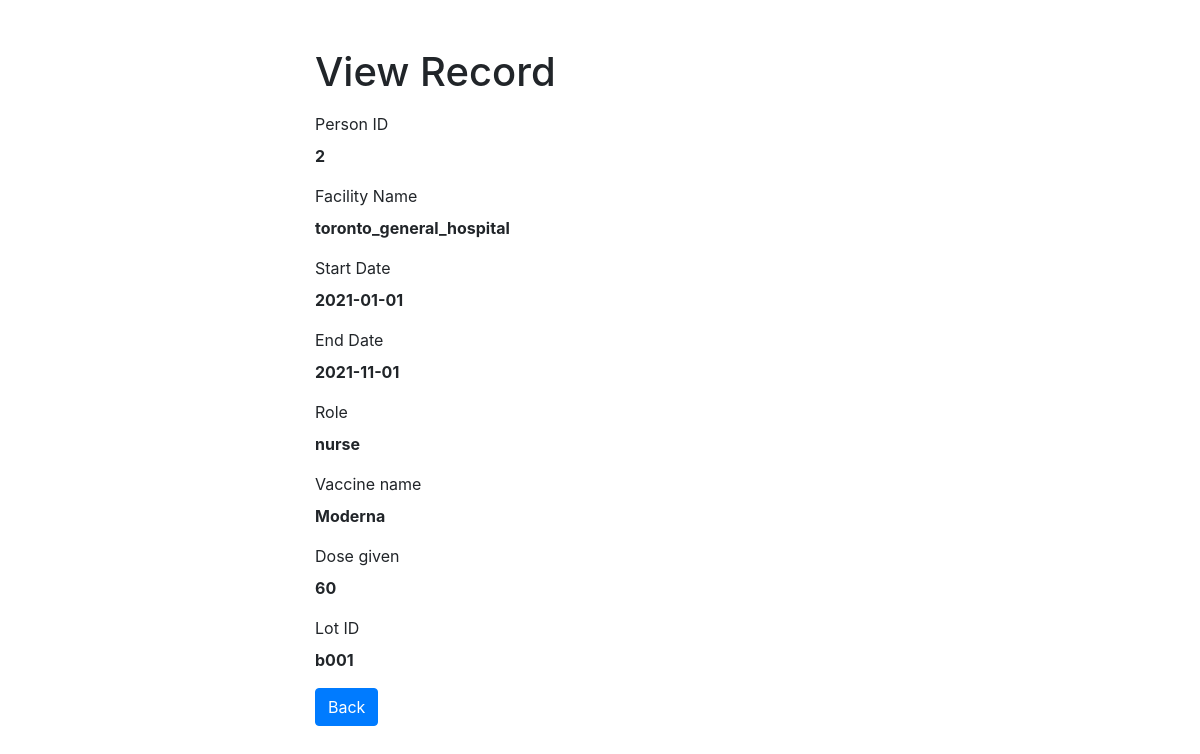
/php/health_worker_assignment/read.php?assignment_id=22, run on the app's committed database.
### tables this page shows
CREATE TABLE `healthcare_worker_assignment` (
  `assignment_id` int NOT NULL AUTO_INCREMENT,
  `person_id` int NOT NULL,
  `facility_name` varchar(255) NOT NULL,
  `start_date` date NOT NULL,
  `end_date` date NOT NULL,
  `role` enum('nurse','manager','security','secretary','regular') NOT NULL,
  `vaccine_name` varchar(255) DEFAULT NULL,
  `dose_given` mediumint DEFAULT NULL,
  `lot` varchar(255) DEFAULT NULL,
  PRIMARY KEY (`assignment_id`),
  KEY `person_id` (`person_id`,`facility_name`),
  CONSTRAINT `healthcare_worker_assignment_ibfk_1` FOREIGN KEY (`person_id`, `facility_name`) REFERENCES `healthcare_worker` (`person_id`, `facility_name`) ON DELETE CASCADE ON UPDATE CASCADE
);

### php/health_worker_assignment/read.php (the view, shortened to what this page needs)
<?php
if (isset($_GET["assignment_id"]) && !empty(trim($_GET["assignment_id"]))) {
  $link = connect();
  $sql = "SELECT * FROM healthcare_worker_assignment WHERE assignment_id = ?";
  if ($stmt = mysqli_prepare($link, $sql)) {
    mysqli_stmt_bind_param($stmt, "i", $param_id);
    if (mysqli_stmt_execute($stmt)) {
      $result = mysqli_stmt_get_result($stmt);
      if (mysqli_num_rows($result) == 1) {
        $row = mysqli_fetch_array($result, MYSQLI_ASSOC);
      } else {
        header("location: error.php");
        exit();
      }
    } else {
      echo "Oops! Something went wrong. Please try again later.";
    }
  }
} else {
  header("location: error.php");
  exit();
}
?>
<!DOCTYPE html>
<html lang="en">
<head>
  <link rel="stylesheet" href="https://stackpath.bootstrapcdn.com/bootstrap/4.5.2/css/bootstrap.min.css">
</head>
<body>
  <div class="wrapper">
    <div class="container-fluid">
      <div class="row">
        <div class="col-md-12">
          <h1 class="mt-5 mb-3">View Record</h1>
          <div class="form-group">
            <label>Person ID</label>
            <p><b><?php echo $row["person_id"]; ?></b></p>
          </div>
          <div class="form-group">
            <label>Facility Name</label>
            <p><b><?php echo $row["facility_name"]; ?></b></p>
          </div>
          <div class="form-group">
            <label>Start Date</label>
            <p><b><?php echo $row["start_date"]; ?></b></p>
          </div>
          <div class="form-group">
            <label>End Date</label>
            <p><b><?php echo $row["end_date"]; ?></b></p>
          </div>
          <div class="form-group">
            <label>Role</label>
            <p><b><?php echo $row["role"]; ?></b></p>
          </div>
          <div class="form-group">
            <label>Vaccine name</label>
            <p><b><?php echo (empty($row["vaccine_name"]) ? 'NULL' : $row['vaccine_name']) ?></b></p>
          </div>
          <div class="form-group">
            <label>Dose given</label>
            <p><b><?php echo (empty($row["dose_given"]) ? 'NULL' : $row['dose_given']) ?></b></p>
          </div>
          <div class="form-group">
            <label>Lot ID</label>
            <p><b><?php echo (empty($row["lot"]) ? 'NULL' : $row['lot']) ?></b></p>
          </div>
          <p><a href="assignment.php" class="btn btn-primary">Back</a></p>
        </div>
      </div>
    </div>
  </div>
</body>
</html>

### php/health_worker_assignment/read.php (style rules this page uses)
.wrapper { width: 600px; margin: 0 auto; }

### data on the page
healthcare_worker_assignment: person "2", facility_name "toronto_general_hospital", start_date "2021-01-01", end_date "2021-11-01", role "nurse", vaccine_name "Moderna", dose_given "60", lot "b001"
